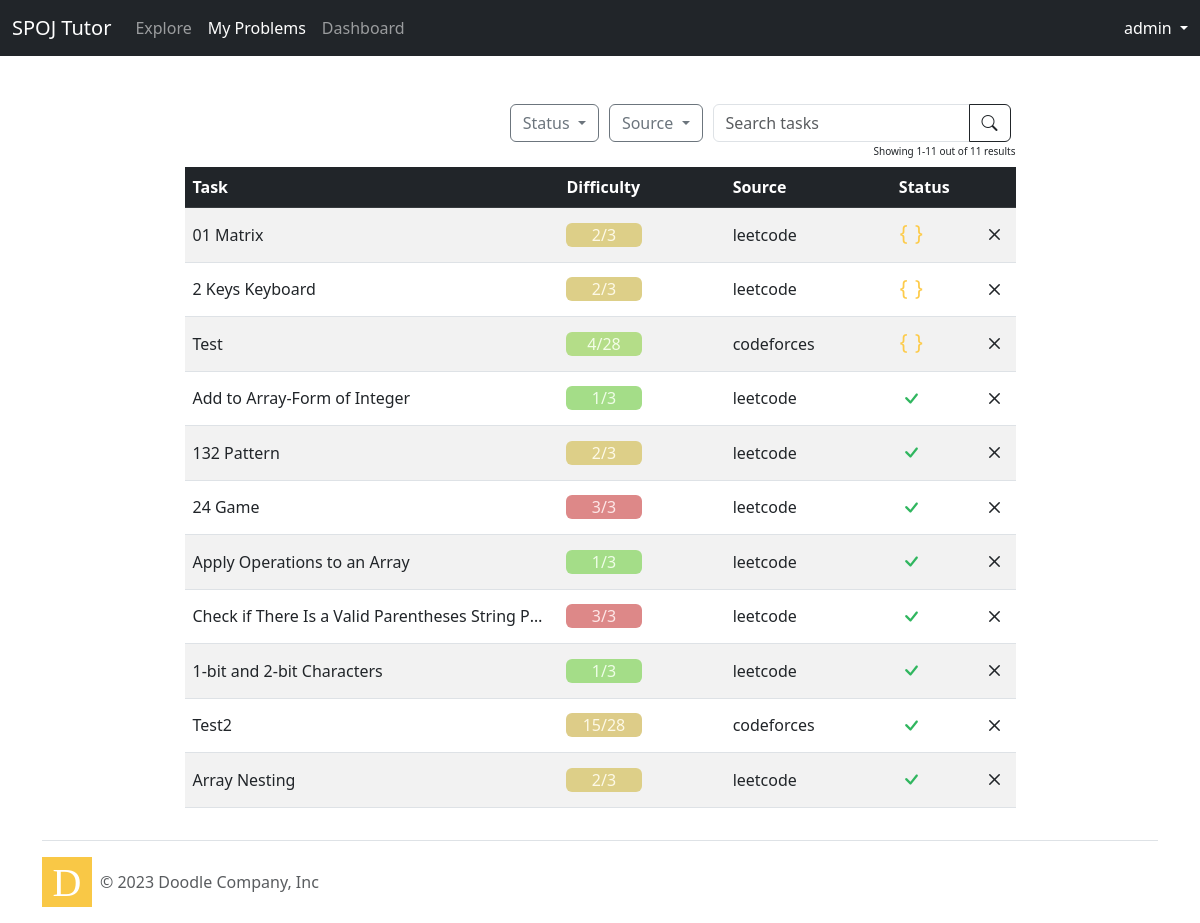
/tasks/my_problems/ (signed in), run on the app's committed database.
### tasks/models.py (models this page shows, shortened)
class UserTask(models.Model):
    id = models.AutoField(primary_key=True)
    task_id = models.ForeignKey(Task, related_name="user_tasks", on_delete=models.CASCADE)
    user_id = models.ForeignKey(User, related_name="user_tasks", on_delete=models.CASCADE)
    class Meta:
        unique_together = ("task_id", "user_id")
    user_solution = models.CharField(max_length=1000, blank=True, null=True)
    user_note = models.CharField(max_length=500, blank=True, null=True)
    finished_date = models.DateTimeField(blank=True, null=True)

class Task(models.Model):
    id = models.AutoField(primary_key=True)
    difficulty = models.PositiveIntegerField()
    title = models.CharField(max_length=125)
    spoj = models.ForeignKey(Spoj, on_delete=models.CASCADE)
    class Meta:
        unique_together = ("difficulty", "title", "spoj", "url", "solution_url")
    url = models.URLField(max_length=200, blank=True, null=True)
    solution_url = models.URLField(max_length=200, blank=True, null=True)

class Spoj(models.Model):
    name = models.CharField(max_length=255, primary_key=True)
    amount_of_difficulty_levels = models.IntegerField(null=False, blank=False)
    url = models.URLField(max_length=200)
    def __str__(self):
        return self.name

### tasks/views.py (the view)
# urls.py: path("my_problems/", login_required(views.user_tasks), name='user_tasks'),
def user_tasks(request):
    if request.method == "POST":
        with transaction.atomic():
            task_id = request.POST["delete-user-task"]
            task = UserTask.objects.get(id=task_id)
            task.delete()
    user_task_query = UserTaskQuery(request)
    task_list = user_task_query.filtered_queryset
    tasks_count = task_list.count()
    spojs = Spoj.objects.all()
    queryset = task_list.order_by('finished_date')
    page = request.GET.get('page', 1)
    paginator = Paginator(queryset, 20)
    try:
        tasks = paginator.page(page)
    except PageNotAnInteger:
        tasks = paginator.page(1)
    except EmptyPage:
        tasks = paginator.page(paginator.num_pages)
    return render(request, 'user_tasks/user_tasks.html',
                  {'tasks': tasks, 'spojs': spojs, 'task_query': user_task_query, "tasks_count": tasks_count})

### tasks/query_params/task_query_params.py (called while the page is built, shortened)
    def _get_params(self):
        return list(self.request.GET.keys())

    def _build_url(self):
        url = ""
        for param in QUERY_PARAMS_ORDER:
            if param in self.request.GET:
                url += f"&{param}={self.request.GET.get(param)}"
        return url

    def _handle_params(self):
        user_tasks = UserTask.objects.all()
        return user_tasks

### templates/user_tasks/user_tasks.html (shortened to what this page needs)
{% extends 'base.html' %}
{% load static %}
{% load paginator_tags %}
{% block stylesheet %}
    {{ block.super }}
    <link rel="stylesheet" href="{% static 'css/tasks.css' %}">
{% endblock stylesheet %}
{% block navbar_items %}
    <li class="nav-item">
        <a class="nav-link" aria-current="page" href="{% url 'tasks' %}">Explore</a>
    </li>
    <li class="nav-item">
        <a class="nav-link active" href="{% url 'user_tasks' %}">My Problems</a>
    </li>
    <li class="nav-item">
        <a class="nav-link" href="{% url 'dashboard' %}">Dashboard</a>
    </li>
{% endblock navbar_items %}
{% block content %}
    <div class="row justify-content-center">
        <div class="col-lg-9 col-md-12 col-sm-12">
            {% include 'includes/user_task_table_nav.html' %}
            <table class="fixed table table-striped my-2 align-middle">
                <thead class="table-dark ">
                <tr>
                    <th style="width: 45%">Task</th>
                    <th style="width: 20%">Difficulty</th>
                    <th style="width: 20%">Source</th>
                    <th style="width: 10%">Status</th>
                    <th style="width: 5%"></th>
                </tr>
                </thead>
                <tbody>
                {% for task in tasks %}
                    <tr>
                        <td class="title"><a class="link"
                                             href="{% url 'single_user_task' task.id %}">{{ task.task_id.title }}</a>
                        </td>
                        <td>
                            <div class="diff container-lg rounded-2" id="diff">
                                {{ task.task_id.difficulty | add:1 }}/{{ task.task_id.spoj.amount_of_difficulty_levels }}
                            </div>
                        </td>
                        <td>
                            <a class="link" href={{ task.task_id.url }} target="_blank" rel="noopener noreferrer">
                                {{ task.task_id.spoj }}
                            </a>
                        </td>
                        <td class="text-left">
                            {% if task.finished_date is not None %}
                                <i class="bi bi-check icon-green" style="font-size: 25px"></i>
                            {% else %}
                                <i class="bi bi-braces icon-yellow" style="font-size: 25px"></i>
                            {% endif %}
                        </td>
                        <td>
                            <form method="post" action="{{ request.full_path }}">
                                <button class="blank-button link-delete" type="submit" name="delete-user-task"
                                        value="{{ task.id }}">
                                    <i class="bi bi-x" style="font-size: 25px"></i>
                                </button>
                            </form>
                        </td>
                    </tr>
                {% endfor %}
                </tbody>
            </table>
        </div>
    </div>
{% endblock content %}

### templates/base.html (shortened to what this page needs)
{% load static %}
<!DOCTYPE html>
<html>
<head>
    {% block stylesheet %}
        <link rel="stylesheet" href="{% static 'css/bootstrap.min.css' %}">
        <link href="{% static 'css/bootstrap-icons.css' %}" rel="stylesheet">
    {% endblock stylesheet %}
</head>
<body>
{% block body %}
    {% block nav %}
        <nav class="navbar sticky-top navbar-expand-lg bg-dark" data-bs-theme="dark">
            <div class="container-fluid">
                <a class="navbar-brand" href="{% url 'home' %}">SPOJ Tutor</a>
                <div class="collapse navbar-collapse" id="navbarNavDropdown">
                    <ul class="navbar-nav me-auto mb-2 mb-lg-0">
                        {% block navbar_items %}{% endblock navbar_items %}
                    </ul>
                    {% if user.is_authenticated %}
                        <div class="navbar-text dropdown">
                            <a class="nav-link dropdown-toggle" href="#" role="button" data-bs-toggle="dropdown"
                               aria-expanded="false">
                                {{ user.username }}
                            </a>
                        </div>
                    {% else %}
                        <form class="form-inline">
                            <a href="{% url 'login' %}" class="btn btn-outline-light">Log In</a>
                            <a href="{% url 'signup' %}" class="btn btn-primary">Sign Up</a>
                        </form>
                    {% endif %}
                </div>
            </div>
        </nav>
    {% endblock nav %}
    {% block container %}
        <div class="container mx-auto mt-5">
            {% block content %}
            {% endblock %}
        </div>
        {% block footer %}
            <div class="container">
                <footer class="d-flex flex-wrap justify-content-between align-items-center py-3 mt-4 border-top">
                    <div class="col-md-4 d-flex align-items-center">
                        <svg xmlns="http://www.w3.org/2000/svg" width="50" height="50" viewBox="0 0 200 200">
                            <rect width="100%" height="100%" fill="#F9C846"/>
                            <text x="50%" y="50%" fill="#FFFFFF" font-family="Comic Sans MS" font-size="160"
                                  text-anchor="middle"
                                  dominant-baseline="central">D
                            </text>
                        </svg>
                        <span class="mx-2 mb-3 mb-md-0 text-body-secondary">&copy; 2023 Doodle Company, Inc</span>
                    </div>
                </footer>
            </div>
        {% endblock footer %}
    {% endblock container %}
{% endblock body %}
</body>
</html>

### static/css/tasks.css (style rules this page uses)
.diff { width: 50%; height: auto; text-align: center; float: left; }
.fixed { table-layout: fixed; }
.title { overflow: hidden; white-space: nowrap; text-overflow: ellipsis; }
.link { color: #212529; text-decoration: none; }
.link-delete { color: #212529; text-decoration: none; }
.icon-green { color: #30B65F; }
.icon-yellow { color: #FDCB4A; }
.blank-button { background: none; color: inherit; border: none; padding: 0; font: inherit; cursor: pointer; outline: inherit; }

### data on the page
UserTask: task_id "01 Matrix", task_id.difficulty|add "2", task_id.spoj.amount_of_difficulty_levels "3", task_id.spoj "leetcode", {{ task.id }} 116 (drawn)
UserTask: task_id "2 Keys Keyboard", task_id.difficulty|add "2", task_id.spoj.amount_of_difficulty_levels "3", task_id.spoj "leetcode", {{ task.id }} 122 (drawn)
UserTask: task_id "Test", task_id.difficulty|add "4", task_id.spoj.amount_of_difficulty_levels "28", task_id.spoj "codeforces", {{ task.id }} 124 (drawn)
UserTask: task_id "Add to Array-Form of Integer", task_id.difficulty|add "1", task_id.spoj.amount_of_difficulty_levels "3", task_id.spoj "leetcode", {{ task.id }} 118 (drawn)
UserTask: task_id "132 Pattern", task_id.difficulty|add "2", task_id.spoj.amount_of_difficulty_levels "3", task_id.spoj "leetcode", {{ task.id }} 121 (drawn)
UserTask: task_id "24 Game", task_id.difficulty|add "3", task_id.spoj.amount_of_difficulty_levels "3", task_id.spoj "leetcode", {{ task.id }} 123 (drawn)
UserTask: task_id "Apply Operations to an Array", task_id.difficulty|add "1", task_id.spoj.amount_of_difficulty_levels "3", task_id.spoj "leetcode", {{ task.id }} 119 (drawn)
UserTask: task_id "Check if There Is a Valid Parentheses String P…", task_id.difficulty|add "3", task_id.spoj.amount_of_difficulty_levels "3", task_id.spoj "leetcode", {{ task.id }} 115 (drawn)
UserTask: task_id "1-bit and 2-bit Characters", task_id.difficulty|add "1", task_id.spoj.amount_of_difficulty_levels "3", task_id.spoj "leetcode", {{ task.id }} 117 (drawn)
UserTask: task_id "Test2", task_id.difficulty|add "15", task_id.spoj.amount_of_difficulty_levels "28", task_id.spoj "codeforces", {{ task.id }} 125 (drawn)
UserTask: task_id "Array Nesting", task_id.difficulty|add "2", task_id.spoj.amount_of_difficulty_levels "3", task_id.spoj "leetcode", {{ task.id }} 120 (drawn)

### other printed values
{{ user.username }} "admin"
{{ tasks.start_index }} "1"
{{ tasks.end_index }} "11"
{{ tasks_count }} "11"
